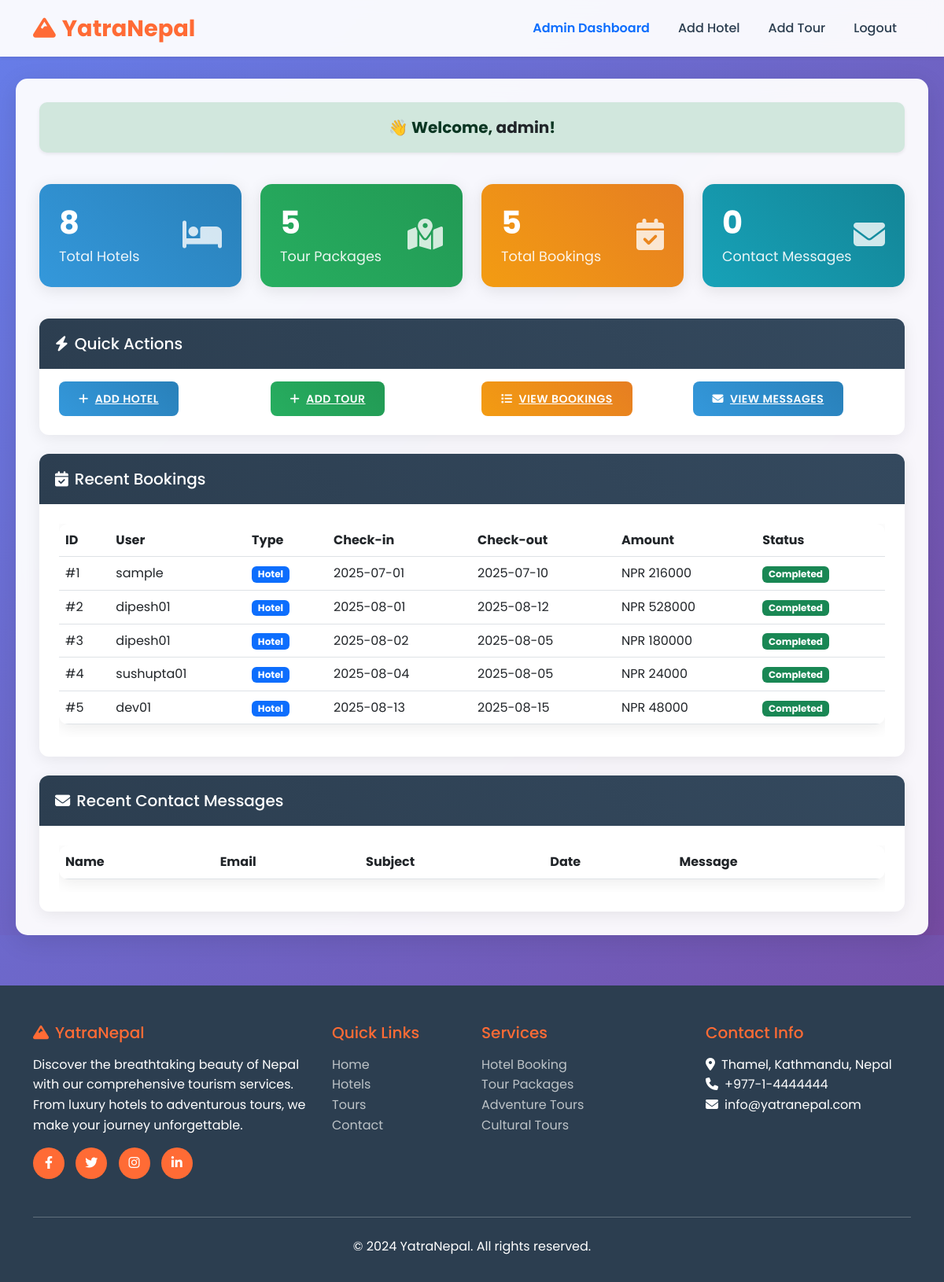
The page /admin (signed in) on the database its author committed.
### app.py (models this page shows)
class User(UserMixin, db.Model):
    id = db.Column(db.Integer, primary_key=True)
    username = db.Column(db.String(80), unique=True, nullable=False)
    email = db.Column(db.String(120), unique=True, nullable=False)
    password_hash = db.Column(db.String(120), nullable=False)
    is_admin = db.Column(db.Boolean, default=False)
    created_at = db.Column(db.DateTime, default=datetime.utcnow)
    bookings = db.relationship('Booking', backref='user', lazy=True)
    reviews = db.relationship('Review', backref='user', lazy=True)

class Booking(db.Model):
    id = db.Column(db.Integer, primary_key=True)
    user_id = db.Column(db.Integer, db.ForeignKey('user.id'), nullable=False)
    booking_type = db.Column(db.String(20), nullable=False)  # 'hotel' or 'tour'
    item_id = db.Column(db.Integer, nullable=False)
    check_in_date = db.Column(db.Date, nullable=False)
    check_out_date = db.Column(db.Date, nullable=False)
    guests = db.Column(db.Integer, default=1)
    total_amount = db.Column(db.Float, nullable=False)
    currency = db.Column(db.String(3), default='NPR')
    payment_status = db.Column(db.String(20), default='pending')
    booking_status = db.Column(db.String(20), default='confirmed')
    created_at = db.Column(db.DateTime, default=datetime.utcnow)

### app.py (the view)
@app.route('/admin')
@login_required
@admin_required
def admin():
    hotels = Hotel.query.all()
    tours = TourPackage.query.all()
    bookings = Booking.query.all()
    contacts = Contact.query.all()
    return render_template('admin/dashboard.html', hotels=hotels, tours=tours, bookings=bookings, contacts=contacts)

### app.py (called while the page is built)
@app.context_processor
def inject_request():
    return dict(request=request)

@login_manager.user_loader
def load_user(user_id):
    return User.query.get(int(user_id))

def admin_required(f):
    @wraps(f)
    def decorated_function(*args, **kwargs):
        if not current_user.is_admin:
            flash("Access denied: Admins only!", "danger")
            return redirect(url_for('index'))
        return f(*args, **kwargs)
    return decorated_function

### templates/admin/dashboard.html (shortened to what this page needs)
{% extends "base.html" %}
{% block content %}
<div class="admin-container">
    <div class="admin-content">
    <div class="row mb-4" data-aos="fade-up">
        <div class="col-12">
            <div class="alert alert-success text-center shadow-sm fw-bold fs-5" role="alert">
                👋 Welcome, <span class="text-dark">{{ current_user.username }}</span>!
            </div>
        </div>
    </div>
    <div class="row mb-4">
        <div class="col-lg-3 col-md-6 mb-3" data-aos="fade-up" data-aos-delay="200">
            <a href="{{ url_for('admin_hotel_list') }}" class="text-decoration-none">
                <div class="stats-card bg-primary h-100">
                    <div class="d-flex justify-content-between align-items-center">
                        <div>
                            <h4 class="card-title">{{ hotels|length }}</h4>
                            <p class="card-text">Total Hotels</p>
                        </div>
                        <div>
                            <i class="fas fa-bed"></i>
                        </div>
                    </div>
                </div>
            </a>
        </div>
        <div class="col-lg-3 col-md-6 mb-3" data-aos="fade-up" data-aos-delay="300">
            <a href="{{ url_for('admin_tour_list') }}" class="text-decoration-none">
                <div class="stats-card bg-success h-100">
                    <div class="d-flex justify-content-between align-items-center">
                        <div>
                            <h4 class="card-title">{{ tours|length }}</h4>
                            <p class="card-text">Tour Packages</p>
                        </div>
                        <div>
                            <i class="fas fa-map-marked-alt"></i>
                        </div>
                    </div>
                </div>
            </a>
        </div>
        <div class="col-lg-3 col-md-6 mb-3" data-aos="fade-up" data-aos-delay="400">
            <a href="{{ url_for('admin_bookings') }}" class="text-decoration-none">
                <div class="stats-card bg-warning h-100">
                    <div class="d-flex justify-content-between align-items-center">
                        <div>
                            <h4 class="card-title">{{ bookings|length }}</h4>
                            <p class="card-text">Total Bookings</p>
                        </div>
                        <div>
                            <i class="fas fa-calendar-check"></i>
                        </div>
                    </div>
                </div>
            </a>
        </div>
        <div class="col-lg-3 col-md-6 mb-3" data-aos="fade-up" data-aos-delay="500">
            <div class="stats-card bg-info h-100">
                <div class="d-flex justify-content-between align-items-center">
                    <div>
                        <h4 class="card-title">{{ contacts|length }}</h4>
                        <p class="card-text">Contact Messages</p>
                    </div>
                    <div>
                        <i class="fas fa-envelope"></i>
                    </div>
                </div>
            </div>
        </div>
    </div>
    <div class="row mb-4">
        <div class="col-12">
            <div class="admin-card" data-aos="fade-up" data-aos-delay="600">
                <div class="card-header">
                    <h5 class="mb-0"><i class="fas fa-bolt admin-icon"></i>Quick Actions</h5>
                </div>
                <div class="card-body">
                    <div class="row">
                        <div class="col-md-3 mb-2">
                            <a href="{{ url_for('add_hotel') }}" class="admin-btn admin-btn-primary w-100">
                                <i class="fas fa-plus me-2"></i>Add Hotel
                            </a>
                        </div>
                        <div class="col-md-3 mb-2">
                            <a href="{{ url_for('add_tour') }}" class="admin-btn admin-btn-success w-100">
                                <i class="fas fa-plus me-2"></i>Add Tour
                            </a>
                        </div>
                        <div class="col-md-3 mb-2">
                            <a href="#bookings" class="admin-btn admin-btn-warning w-100">
                                <i class="fas fa-list me-2"></i>View Bookings
                            </a>
                        </div>
                        <div class="col-md-3 mb-2">
                            <a href="#contacts" class="admin-btn admin-btn-primary w-100">
                                <i class="fas fa-envelope me-2"></i>View Messages
                            </a>
                        </div>
                    </div>
                </div>
            </div>
        </div>
    </div>
    <div class="row mb-4" id="bookings">
        <div class="col-12">
            <div class="admin-card" data-aos="fade-up" data-aos-delay="700">
                <div class="card-header">
                    <h5 class="mb-0"><i class="fas fa-calendar-check admin-icon"></i>Recent Bookings</h5>
                </div>
                <div class="card-body">
                    <div class="table-responsive">
                        <table class="admin-table table table-hover">
                            <thead>
                                <tr>
                                    <th>ID</th>
                                    <th>User</th>
                                    <th>Type</th>
                                    <th>Check-in</th>
                                    <th>Check-out</th>
                                    <th>Amount</th>
                                    <th>Status</th>
                                </tr>
                            </thead>
                            <tbody>
                                {% for booking in bookings[:10] %}
                                <tr>
                                    <td>#{{ booking.id }}</td>
                                    <td>{{ booking.user.username }}</td>
                                    <td>
                                        <span class="badge bg-{{ 'primary' if booking.booking_type == 'hotel' else 'success' }}">
                                            {{ booking.booking_type.title() }}
                                        </span>
                                    </td>
                                    <td>{{ booking.check_in_date.strftime('%Y-%m-%d') }}</td>
                                    <td>{{ booking.check_out_date.strftime('%Y-%m-%d') }}</td>
                                    <td>{{ booking.currency }} {{ "%.0f"|format(booking.total_amount) }}</td>
                                    <td>
                                        <span class="badge bg-{{ 'success' if booking.payment_status == 'completed' else 'warning' }}">
                                            {{ booking.payment_status.title() }}
                                        </span>
                                    </td>
                                </tr>
                                {% endfor %}
                            </tbody>
                        </table>
                    </div>
                </div>
            </div>
        </div>
    </div>
    <div class="row" id="contacts">
        <div class="col-12">
            <div class="admin-card" data-aos="fade-up" data-aos-delay="800">
                <div class="card-header">
                    <h5 class="mb-0"><i class="fas fa-envelope admin-icon"></i>Recent Contact Messages</h5>
                </div>
                <div class="card-body">
                    <div class="table-responsive">
                        <table class="admin-table table table-hover">
                            <thead>
                                <tr>
                                    <th>Name</th>
                                    <th>Email</th>
                                    <th>Subject</th>
                                    <th>Date</th>
                                    <th>Message</th>
                                </tr>
                            </thead>
                        </table>
                    </div>
                </div>
            </div>
        </div>
    </div>
    </div>
</div>
{% endblock %}

### static/css/admin.css (style rules this page uses)
:root { --admin-primary: #2c3e50; --admin-secondary: #34495e; --admin-accent: #3498db; --admin-success: #27ae60; --admin-warning: #f39c12; --admin-danger: #e74c3c; --admin-light: #ecf0f1; --admin-dark: #2c3e50; --admin-border: #bdc3c7; --admin-shadow: rgba(0, 0, 0, 0.1); }
.admin-container { background: linear-gradient(135deg, #667eea 0%, #764ba2 100%); min-height: 100vh; padding-top: 80px; }
.admin-content { background: rgba(255, 255, 255, 0.95); backdrop-filter: blur(10px); border-radius: 15px; box-shadow: 0 8px 32px rgba(0, 0, 0, 0.1); margin: 20px; padding: 30px; }
.admin-card { background: white; border-radius: 12px; box-shadow: 0 4px 20px rgba(0, 0, 0, 0.08); transition: all 0.3s ease; border: none; overflow: hidden; }
.admin-card .card-header { background: linear-gradient(45deg, var(--admin-primary), var(--admin-secondary)); color: white; border: none; padding: 20px; font-weight: 600; }
.admin-card .card-body { padding: 25px; }
.stats-card { background: linear-gradient(45deg, var(--admin-primary), var(--admin-secondary)); color: white; border-radius: 15px; padding: 25px; transition: all 0.3s ease; border: none; box-shadow: 0 4px 20px rgba(0, 0, 0, 0.1); }
.stats-card.bg-primary { background: linear-gradient(45deg, #3498db, #2980b9) !important; }
.stats-card.bg-success { background: linear-gradient(45deg, #27ae60, #229954) !important; }
.stats-card.bg-warning { background: linear-gradient(45deg, #f39c12, #e67e22) !important; }
.stats-card.bg-info { background: linear-gradient(45deg, #17a2b8, #138496) !important; }
.stats-card .card-title { font-size: 2.5rem; font-weight: 700; margin-bottom: 5px; }
.stats-card .card-text { font-size: 1.1rem; opacity: 0.9; }
.stats-card i { font-size: 2.5rem; opacity: 0.8; }
.admin-btn { border-radius: 8px; padding: 12px 25px; font-weight: 600; transition: all 0.3s ease; border: none; text-transform: uppercase; letter-spacing: 0.5px; font-size: 14px; }
.admin-btn-primary { background: linear-gradient(45deg, var(--admin-accent), #2980b9); color: white; }
.admin-btn-success { background: linear-gradient(45deg, var(--admin-success), #229954); color: white; }
.admin-btn-warning { background: linear-gradient(45deg, var(--admin-warning), #e67e22); color: white; }
.admin-table { background: white; border-radius: 12px; overflow: hidden; box-shadow: 0 4px 20px rgba(0, 0, 0, 0.08); }
.admin-icon { font-size: 1.2rem; margin-right: 8px; }

### templates/base.html (style rules this page uses)
:root { --primary-color: #ff6b35; --secondary-color: #f7931e; --accent-color: #ffd23f; --dark-color: #2c3e50; --light-color: #ecf0f1; --success-color: #27ae60; --danger-color: #e74c3c; }
* { margin: 0; padding: 0; box-sizing: border-box; }
body { font-family: 'Poppins', sans-serif; line-height: 1.6; color: var(--dark-color); background: linear-gradient(135deg, #667eea 0%, #764ba2 100%); min-height: 100vh; }
.alert { border-radius: 10px; border: none; font-weight: 500; }

### rows shown on the page
User: username "admin"
Booking: id "1", user.username "sample", booking_type "Hotel", check_in_date "2025-07-01", check_out_date "2025-07-10", currency "NPR", total_amount "216000", payment_status "Completed"
Booking: id "2", user.username "dipesh01", booking_type "Hotel", check_in_date "2025-08-01", check_out_date "2025-08-12", currency "NPR", total_amount "528000", payment_status "Completed"
Booking: id "3", user.username "dipesh01", booking_type "Hotel", check_in_date "2025-08-02", check_out_date "2025-08-05", currency "NPR", total_amount "180000", payment_status "Completed"
Booking: id "4", user.username "sushupta01", booking_type "Hotel", check_in_date "2025-08-04", check_out_date "2025-08-05", currency "NPR", total_amount "24000", payment_status "Completed"
Booking: id "5", user.username "dev01", booking_type "Hotel", check_in_date "2025-08-13", check_out_date "2025-08-15", currency "NPR", total_amount "48000", payment_status "Completed"

### other values the page prints
{{ hotels|length }} "8"
{{ tours|length }} "5"
{{ bookings|length }} "5"
{{ contacts|length }} "0"
